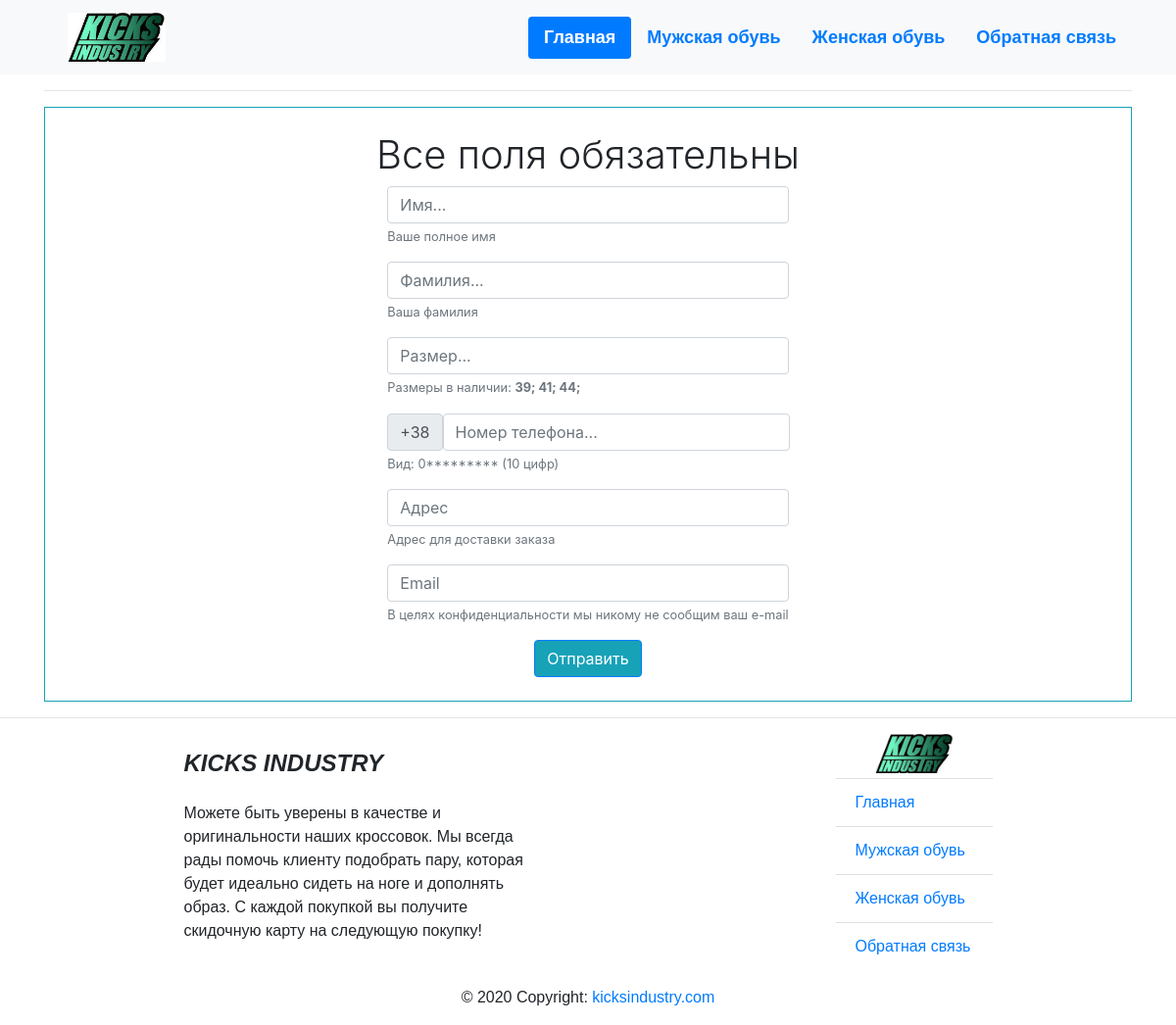
Page /order/1/ on the earlier database version.
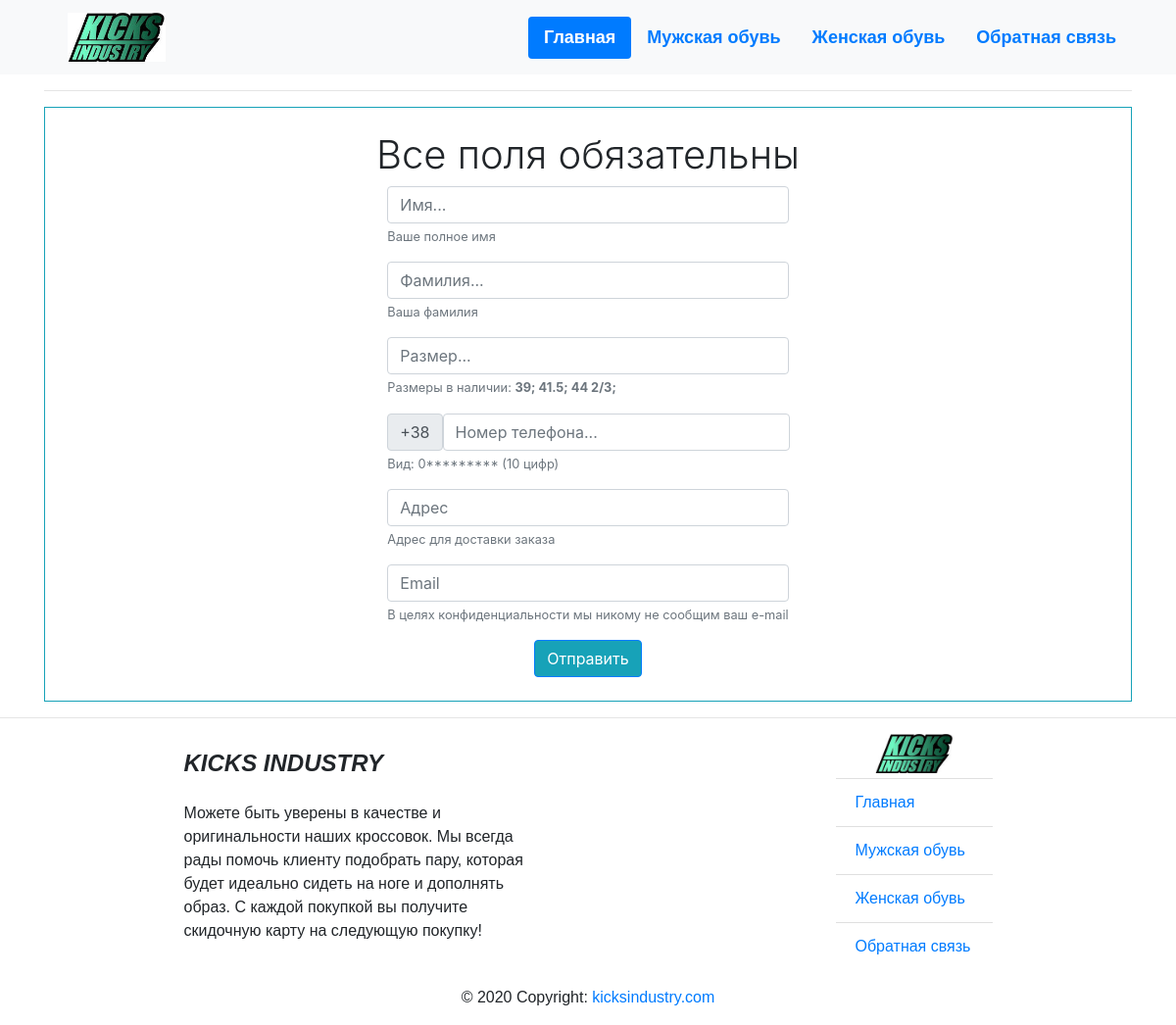
Same page on the later database version.
### mainShop/models.py (models this page shows, shortened)
class ShoesSize(models.Model):
    shoes_size = models.ForeignKey(ModelSizeList, on_delete=models.CASCADE)
    model_size = models.CharField(max_length=10, default='')
    class Meta:
        verbose_name = "Размер"
        verbose_name_plural = "Размер"

### userOrder/views.py (the view)
# urls.py: path('<int:id>/', UserOrderView, name='order'),
def UserOrderView(request, id):
    shoes = get_object_or_404(Shoes, id=id)
    size_list = ShoesSize.objects.filter(shoes_size__shoes=shoes).order_by("model_size")
    if request.method == 'POST':
        user_order = UserOrderForm(request.POST)
        if user_order.is_valid():
            name = user_order.cleaned_data['name']
            surname = user_order.cleaned_data['surname']
            size = user_order.cleaned_data['size']
            address = user_order.cleaned_data['address']
            from_email = user_order.cleaned_data['from_email']
            phone = user_order.cleaned_data['phone']
            UserOrder.objects.create(name=name,
                                     surname=surname,
                                     address=address,
                                     phone_no=phone,
                                     email=from_email,
                                     shoes_name=shoes.name,
                                     model=shoes.model,
                                     size=size
                                     )
            try:
                send_mail(f'{shoes.name} {shoes.model}',
                          f'\
                            Client: {name} {surname};\n \
                            Product: {shoes.name} {shoes.model} - {size};\n \
                            Address: {address};\n \
                            E-mail: {from_email};\n \
                            Phone: {phone}',
                          from_email,
                          ['stegura99@gmail.com'])
            except BadHeaderError:
                return HttpResponse('Have some issues with sending email.')
            return render(request, 'userOrder/success.html',
                          {'shoes': shoes,
                           'size': size})
        else:
            error_message = 'Please, fill fields correctly!'
            return render(request, 'userOrder/user_order.html',
                          {'form': user_order,
                           'error': error_message,
                           'size_list': size_list
                           })
    else:
        user_order = UserOrderForm()
    return render(request, 'userOrder/user_order.html',
                  {'form': user_order,
                   'size_list': size_list})

### userOrder/forms.py
class UserOrderForm(forms.Form):
    name = forms.CharField(max_length=64, required=True)
    surname = forms.CharField(max_length=64, required=True)
    size = forms.CharField(max_length=2,
                           validators=[int_list_validator(sep=''),
                                       MinLengthValidator(2), ])
    address = forms.CharField(max_length=128, required=True)
    from_email = forms.EmailField(required=True)
    phone = forms.CharField(max_length=10,
                            validators=[int_list_validator(sep=''),
                                        MinLengthValidator(10), ],)

### userOrder/templates/userOrder/user_order.html (shortened to what this page needs)
{% extends "homepage/wrapper.html" %}
{% load static %}
{% block content %}
<hr>
<div class="container border border-info" style="width: auto;" style="font-family: sans-serif;">
    <br>
    <h1 class="font-weight-light text-black d-flex justify-content-center">Все поля обязательны</h1>
 	<div class="d-flex justify-content-center" style="width: auto; padding-left: 5%; padding-right: 5%;">
		<form method="post">
		    <div class="form-group">
			    <input type="text" name="name" class="form-control" id="id_sender" placeholder="Имя..." required>
			    <small id="nameHelp" class="form-text text-muted">Ваше полное имя</small>
	  		</div>
	  		<div class="form-group">
			    <input type="text" name="surname" class="form-control" id="id_sender" placeholder="Фамилия..." required>
			    <small id="surnameHelp" class="form-text text-muted">Ваша фамилия</small>
	  		</div>
	  		<div class="form-group">
			    <input type="text" name="size" class="form-control" id="id_sender" placeholder="Размер..." required>
			    {% if size_list %}
			    	<small id="sizeHelp" class="form-text text-muted">Размеры в наличии: {% for item in size_list %} <b> {{ item.model_size }}; </b> {% endfor %}</small>
			    {% endif %}
	  		</div>
	  		<div class="form-group">
				<div class="input-group-prepend">
		        	<div class="input-group-text">+38</div>
			    	<input type="text" name="phone" class="form-control" id="id_sender" placeholder="Номер телефона..." required>
			    </div>
			    <small id="phoneHelp" class="form-text text-muted">Вид: 0********* (10 цифр)</small>
	  		</div>
	  		<div class="form-group">
			    <input type="text" name="address" class="form-control" id="id_sender" placeholder="Адрес" required>
			    <small id="addressHelp" class="form-text text-muted">Адрес для доставки заказа</small>
	  		</div>
		    <div class="form-group">
			    <input type="text" name="from_email" class="form-control" id="id_sender" placeholder="Email" required>
			    <small id="emailHelp" class="form-text text-muted">В целях конфиденциальности мы никому не сообщим ваш e-mail</small>
	  		</div>
		    <div class="form-actions d-flex justify-content-center">
		      <input class="btn btn-primary bg-info text-white" type="submit" value="Отправить">
		    </div>
		    <br>
		</form>
	</div>
</div>
{% endblock content %}

Differences in the rows shown:
changed ShoesSize (number 2 of 3 on the later page): model_size "41" → "41.5"
changed ShoesSize (number 3 of 3 on the later page): model_size "44" → "44 2/3"
